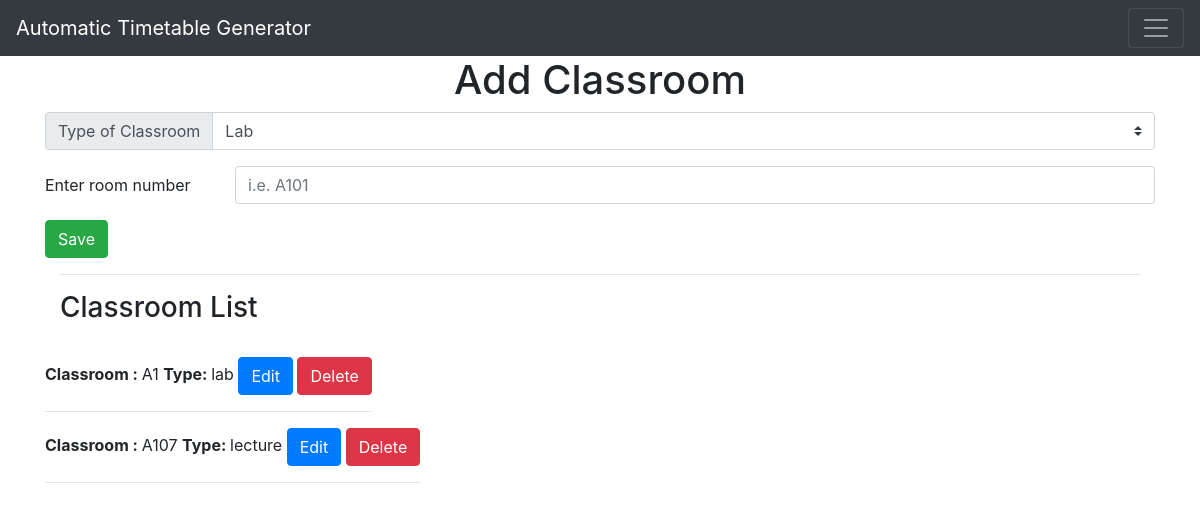
/add-classroom, run on an earlier commit of the app's database.
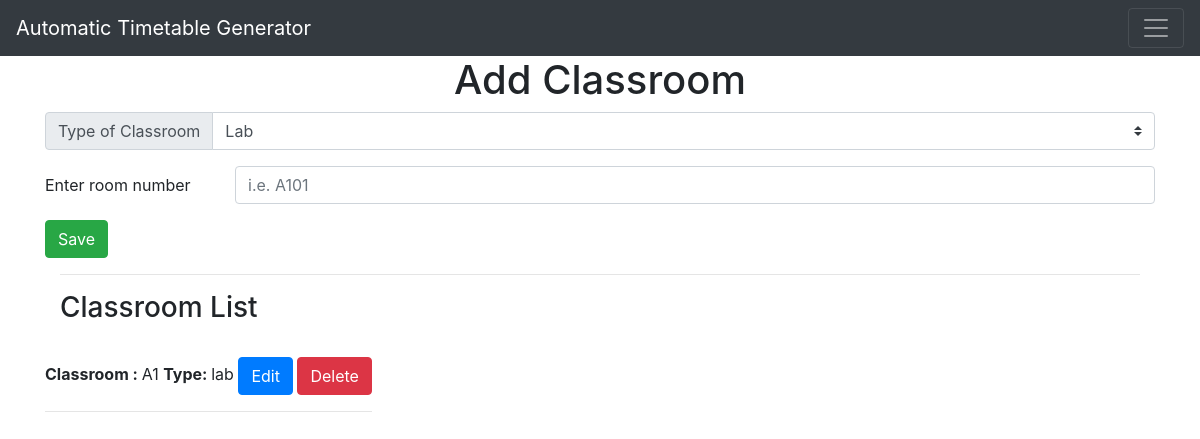
And on a later commit of the database.
### app.py (models this page shows, shortened)
class Classroom(db.Model):
    class_id = db.Column(db.Integer, primary_key=True)
    class_type = db.Column(db.String(40), nullable=False)
    class_number = db.Column(db.String(40), nullable=False)

### app.py (the view)
@app.route('/add-classroom', methods=['GET','POST'])
def add_classroom():
    if request.method == "POST":
        class_type = request.form.get('classroomtype')
        class_number = request.form['class_number']
        new_class = Classroom(class_type=class_type, class_number=class_number)
        db.session.add(new_class) # added for this session only
        db.session.commit() # added permanently
        return redirect('/add-classroom')
    else:
        all_classroom = Classroom.query.order_by(Classroom.class_id).all()
        return render_template('add-classroom.html', classrooms = all_classroom) # to use in loops

### templates/add-classroom.html (shortened to what this page needs)
{% extends 'base.html' %}
{% block body %}
<div class="container">
    <h1 style="text-align:center">Add Classroom</h1>
</div>
<form action="/add-classroom" method="post">
    <div class="input-group mb-3">
      <div class="input-group-prepend">
        <label class="input-group-text" for="classroomtype">Type of Classroom</label>
      </div>
      <select class="custom-select" name="classroomtype" id="classroomtype">
        <option value="lab">Lab</option>
      </select>
    </div>
    <div class="form-group row">
    <label for="class_number" class="col-sm-2 col-form-label">Enter room number</label>
    <div class="col-sm-10">
      <input type="text" class="form-control" name="class_number" id="class_number" placeholder="i.e. A101" required>
    </div>
  </div>
  <div>
      <button class="btn btn-success" type="submit">Save</button>
  </div>
</form>
<div class="container">
    <hr>
    <h3>Classroom List</h3>
    <br>
    {% for classroom in classrooms %}
        <div class="row">
            <div class="column">
                <b>Classroom : </b>{{classroom.class_number}}
                <b>Type: </b> {{classroom.class_type}}
                <a class="btn btn-primary" href="/edit/classroom/{{classroom.class_id}}" >Edit</a>
                <a class="btn btn-danger" href="/delete/classroom/{{classroom.class_id}}">Delete</a>
                <hr>
            </div>
        </div>
    {% endfor %}
</div>
{% endblock %}

### templates/base.html (shortened to what this page needs)
<!DOCTYPE html>
<html lang="en" dir="ltr">
    <head>
        <link rel="stylesheet" href="{{ url_for('static', filename='css/main.css') }}">
        <link rel="stylesheet" href="https://cdn.jsdelivr.net/npm/bootstrap@4.5.3/dist/css/bootstrap.min.css">
    </head>
    <body>
        <nav class="navbar navbar-dark bg-dark">
    <a class="navbar-brand" href="/">Automatic Timetable Generator</a>
    <button class="navbar-toggler" type="button" data-toggle="collapse" data-target="#navbarsExample01" aria-controls="navbarsExample01" aria-expanded="false" aria-label="Toggle navigation">
        <span class="navbar-toggler-icon"></span>
    </button>
</nav>
        <div class="container">
            {% block body %} {% endblock %}
        </div>
    </body>
</html>

### static/css/main.css (style rules this page uses)
body { font-family: Helvetica; }

What changed in the data, as far as the page shows it:
removed Classroom: class_number "A107", class_type "lecture"
